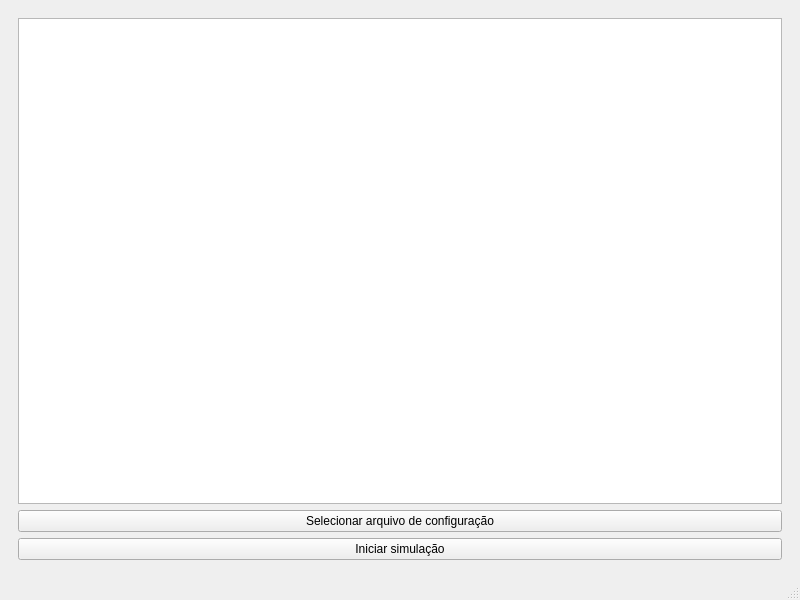
<?xml version="1.0" encoding="UTF-8"?>
<ui version="4.0">
 <class>MainWindow</class>
 <widget class="QMainWindow" name="MainWindow">
  <property name="geometry">
   <rect>
    <x>0</x>
    <y>0</y>
    <width>800</width>
    <height>600</height>
   </rect>
  </property>
  <property name="windowTitle">
   <string>SimOS</string>
  </property>
  <widget class="QWidget" name="centralwidget">
   <layout class="QVBoxLayout" name="verticalLayout">
    <item>
     <widget class="QStackedWidget" name="stackedWidget">
      <widget class="QWidget" name="configPage">
       <layout class="QVBoxLayout" name="verticalLayout_3">
        <item>
         <widget class="QListWidget" name="messagesList"/>
        </item>
        <item>
         <widget class="QPushButton" name="selectFileButton">
          <property name="text">
           <string>Selecionar arquivo de configuração</string>
          </property>
         </widget>
        </item>
        <item>
         <widget class="QPushButton" name="startSimulationButton">
          <property name="text">
           <string>Iniciar simulação</string>
          </property>
         </widget>
        </item>
       </layout>
      </widget>
      <widget class="QWidget" name="simulationPage">
       <layout class="QVBoxLayout" name="verticalLayout_2">
        <item>
         <widget class="QGraphicsView" name="graphicsView"/>
        </item>
        <item>
         <widget class="QPushButton" name="nextQuantumButton">
          <property name="text">
           <string>Avançar</string>
          </property>
         </widget>
        </item>
       </layout>
      </widget>
     </widget>
    </item>
   </layout>
  </widget>
  <widget class="QMenuBar" name="menubar">
   <property name="geometry">
    <rect>
     <x>0</x>
     <y>0</y>
     <width>800</width>
     <height>23</height>
    </rect>
   </property>
  </widget>
  <widget class="QStatusBar" name="statusbar"/>
 </widget>
 <resources/>
 <connections/>
</ui>
